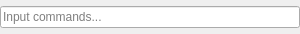
<?xml version="1.0" encoding="UTF-8"?>
<ui version="4.0">
 <class>CommandLineEdit</class>
 <widget class="QWidget" name="CommandLineEdit">
  <property name="geometry">
   <rect>
    <x>0</x>
    <y>0</y>
    <width>300</width>
    <height>34</height>
   </rect>
  </property>
  <property name="sizePolicy">
   <sizepolicy hsizetype="Expanding" vsizetype="MinimumExpanding">
    <horstretch>0</horstretch>
    <verstretch>0</verstretch>
   </sizepolicy>
  </property>
  <property name="windowTitle">
   <string>Form</string>
  </property>
  <layout class="QHBoxLayout" name="horizontalLayout">
   <property name="spacing">
    <number>0</number>
   </property>
   <property name="leftMargin">
    <number>0</number>
   </property>
   <property name="topMargin">
    <number>0</number>
   </property>
   <property name="rightMargin">
    <number>0</number>
   </property>
   <property name="bottomMargin">
    <number>0</number>
   </property>
   <item>
    <widget class="QLineEdit" name="lineEdit">
     <property name="focusPolicy">
      <enum>Qt::ClickFocus</enum>
     </property>
     <property name="text">
      <string notr="true"/>
     </property>
     <property name="placeholderText">
      <string>Input commands...</string>
     </property>
     <property name="clearButtonEnabled">
      <bool>false</bool>
     </property>
    </widget>
   </item>
  </layout>
 </widget>
 <resources/>
 <connections/>
</ui>
